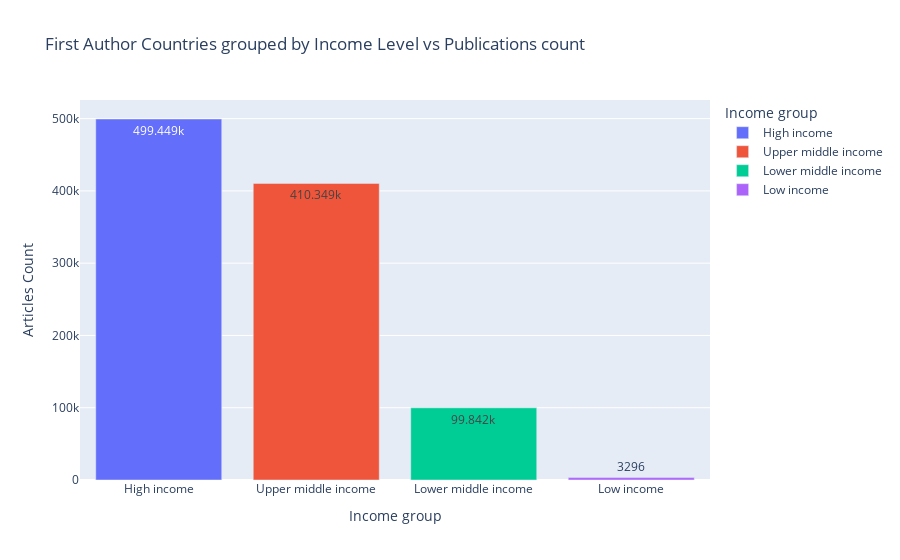

Here is the notebook cell this chart was saved with:
### Code cell
fig=px.bar(first_aut_ctry_Income_grp, x=first_aut_ctry_Income_grp.index, y='Articles Count', color=first_aut_ctry_Income_grp.index, text_auto=True,
           title='First Author Countries grouped by Income Level vs Publications count',)
fig.show()

### Figure 1 — Plotly figure (JSON) as saved in the notebook; plotly's stock layout.template omitted (floating-point values rounded to 4 significant figures)
{"data": [{"alignmentgroup": "True", "hovertemplate": "Income group=%{x}<br>Articles Count=%{y}<extra></extra>", "legendgroup": "High income", "marker": {"color": "#636efa", "pattern": {"shape": ""}}, "name": "High income", "offsetgroup": "High income", "orientation": "v", "showlegend": true, "textposition": "auto", "texttemplate": "%{y}", "type": "bar", "x": ["High income"], "xaxis": "x", "y": [499449], "yaxis": "y"}, {"alignmentgroup": "True", "hovertemplate": "Income group=%{x}<br>Articles Count=%{y}<extra></extra>", "legendgroup": "Upper middle income", "marker": {"color": "#EF553B", "pattern": {"shape": ""}}, "name": "Upper middle income", "offsetgroup": "Upper middle income", "orientation": "v", "showlegend": true, "textposition": "auto", "texttemplate": "%{y}", "type": "bar", "x": ["Upper middle income"], "xaxis": "x", "y": [410349], "yaxis": "y"}, {"alignmentgroup": "True", "hovertemplate": "Income group=%{x}<br>Articles Count=%{y}<extra></extra>", "legendgroup": "Lower middle income", "marker": {"color": "#00cc96", "pattern": {"shape": ""}}, "name": "Lower middle income", "offsetgroup": "Lower middle income", "orientation": "v", "showlegend": true, "textposition": "auto", "texttemplate": "%{y}", "type": "bar", "x": ["Lower middle income"], "xaxis": "x", "y": [99842], "yaxis": "y"}, {"alignmentgroup": "True", "hovertemplate": "Income group=%{x}<br>Articles Count=%{y}<extra></extra>", "legendgroup": "Low income", "marker": {"color": "#ab63fa", "pattern": {"shape": ""}}, "name": "Low income", "offsetgroup": "Low income", "orientation": "v", "showlegend": true, "textposition": "auto", "texttemplate": "%{y}", "type": "bar", "x": ["Low income"], "xaxis": "x", "y": [3296], "yaxis": "y"}], "layout": {"autosize": true, "barmode": "relative", "legend": {"title": {"text": "Income group"}, "tracegroupgap": 0}, "title": {"text": "First Author Countries grouped by Income Level vs Publications count"}, "xaxis": {"anchor": "y", "autorange": true, "categoryarray": ["High income", "Upper middle income", "Lower middle income", "Low income"], "categoryorder": "array", "domain": [0, 1], "range": [-0.5, 3.5], "title": {"text": "Income group"}, "type": "category"}, "yaxis": {"anchor": "x", "autorange": true, "domain": [0, 1], "range": [0, 525700.0], "title": {"text": "Articles Count"}, "type": "linear"}}}
